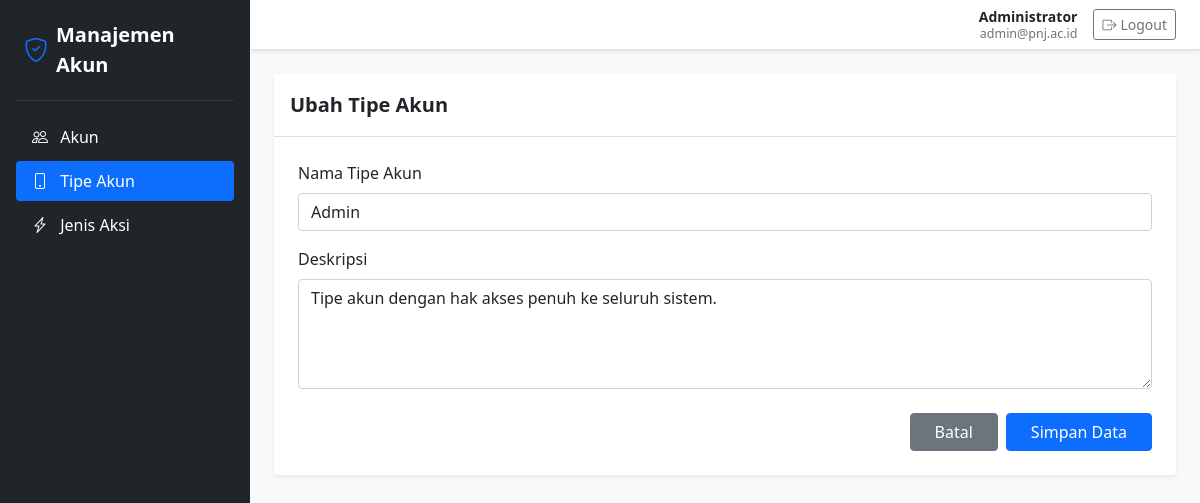
The app's page /index.php?url=accountType/edit/550e8400-e29b-41d4-a716-446655440001 (signed in) with its own data.
### tables this page shows
CREATE TABLE IF NOT EXISTS `account_type` (
    `id` CHAR(36) NOT NULL,
    `name` VARCHAR(128) NOT NULL,
    `description` TEXT NULL,
    `created_at` DATETIME NOT NULL DEFAULT CURRENT_TIMESTAMP,
    `updated_at` DATETIME NOT NULL DEFAULT CURRENT_TIMESTAMP ON UPDATE CURRENT_TIMESTAMP,
    `deleted_at` DATETIME NULL DEFAULT NULL,
    PRIMARY KEY (`id`)
);

### app/Controllers/AccountTypeController.php (called while the page is built, shortened)
<?php
require_once __DIR__ . '/../../core/Controller.php';
class AccountTypeController extends Controller {
    public function edit($id = null) {
        $model = $this->model('AccountType');
        $accountType = $id ? $model->getAccountTypeById($id) : null;
        $this->view('account_type/form', [
            'title' => 'Ubah Tipe Akun',
            'activeMenu' => 'account_type',
            'accountType' => $accountType
        ]);
    }
}

### core/Router.php (called while the page is built, shortened)
<?php
class Router {
    protected $method = 'index';
    public function __construct() {
        $url = $this->parseUrl();
        if (isset($url[0]) && !empty($url[0])) {
            $raw = strtolower(str_replace(['_', '-'], '', $url[0]));
            if ($raw === 'login' || $raw === 'auth') {
                $controllerName = 'AuthController';
            } elseif ($raw === 'accounttype') {
                $controllerName = 'AccountTypeController';
            } else {
                $controllerName = ucfirst($url[0]) . 'Controller';
            }
            if (file_exists(__DIR__ . '/../app/Controllers/' . $controllerName . '.php')) {
                unset($url[0]);
            } else {
                $this->render404();
                return;
            }
        }
        $this->controller = new $this->controller;
        if (isset($url[1])) {
            if (method_exists($this->controller, $url[1])) {
                $this->method = $url[1];
                unset($url[1]);
            } else {
                $this->render404();
                return;
            }
        }
        $this->params = $url ? array_values($url) : [];
        call_user_func_array([$this->controller, $this->method], $this->params);
    }
    private function parseUrl() {
        if (isset($_GET['url'])) {
            $url = rtrim($_GET['url'], '/');
            $url = filter_var($url, FILTER_SANITIZE_URL);
            return explode('/', $url);
        }
        return [];
    }
}

### index.php (called while the page is built, shortened)
<?php
require_once __DIR__ . '/core/Router.php';
require_once __DIR__ . '/core/Controller.php';
require_once __DIR__ . '/core/Model.php';
$app = new Router();

### core/Model.php (called while the page is built, shortened)
<?php
class Model {
    public function __construct() {
        $dsn = "mysql:host=" . DB_HOST . ";dbname=" . DB_NAME . ";charset=" . DB_CHARSET;
        $options = [
            PDO::ATTR_ERRMODE            => PDO::ERRMODE_EXCEPTION,
            PDO::ATTR_DEFAULT_FETCH_MODE => PDO::FETCH_ASSOC,
            PDO::ATTR_EMULATE_PREPARES   => false,
        ];
        try {
            $this->db = new PDO($dsn, DB_USER, DB_PASS, $options);
        } catch (\PDOException $e) {
            $this->db = null;
        }
    }
}

### app/Models/AccountType.php (called while the page is built, shortened)
<?php
require_once __DIR__ . '/../../core/Model.php';
class AccountType extends Model {
    public function getAccountTypeById($id) {
        $stmt = $this->db->prepare("SELECT * FROM account_type WHERE id = :id AND deleted_at IS NULL");
        $stmt->execute(['id' => $id]);
        return $stmt->fetch();
    }
}

### app/Views/account_type/form.php (the view, shortened to what this page needs)
<?php
$isEdit = !empty($accountType);
$action = $isEdit ? 'accountType/update/' . $accountType['id'] : 'accountType/store';
?>
<div class="card shadow-sm border-0">
    <div class="card-header bg-white py-3 fw-bold fs-5">
        <?= $isEdit ? 'Ubah Tipe Akun' : 'Tambah Tipe Akun Baru' ?>
    </div>
    <div class="card-body p-4">
        <form method="POST" action="<?= BASE_URL ?>index.php?url=<?= $action ?>">
            <div class="mb-3">
                <label for="name" class="form-label fw-semibold">Nama Tipe Akun</label>
                <input type="text" id="name" name="name" class="form-control" maxlength="128" placeholder="Masukkan nama tipe akun" required
                       value="<?= htmlspecialchars($accountType['name'] ?? '') ?>">
            </div>
            <div class="mb-4">
                <label for="description" class="form-label fw-semibold">Deskripsi</label>
                <textarea id="description" name="description" rows="4" placeholder="Masukkan deskripsi tipe akun"
                          class="form-control"><?= htmlspecialchars($accountType['description'] ?? '') ?></textarea>
            </div>
            <div class="d-flex justify-content-end gap-2">
                <a href="<?= BASE_URL ?>index.php?url=accountType" class="btn btn-secondary px-4">Batal</a>
                <button type="submit" class="btn btn-primary px-4">Simpan Data</button>
            </div>
        </form>
    </div>
</div>

### records on screen
account_type: name "Admin", description "Tipe akun dengan hak akses penuh ke seluruh sistem."

### other values on screen
$_SESSION['user_name'] "Administrator"
$_SESSION['user_email'] "admin@pnj.ac.id"
